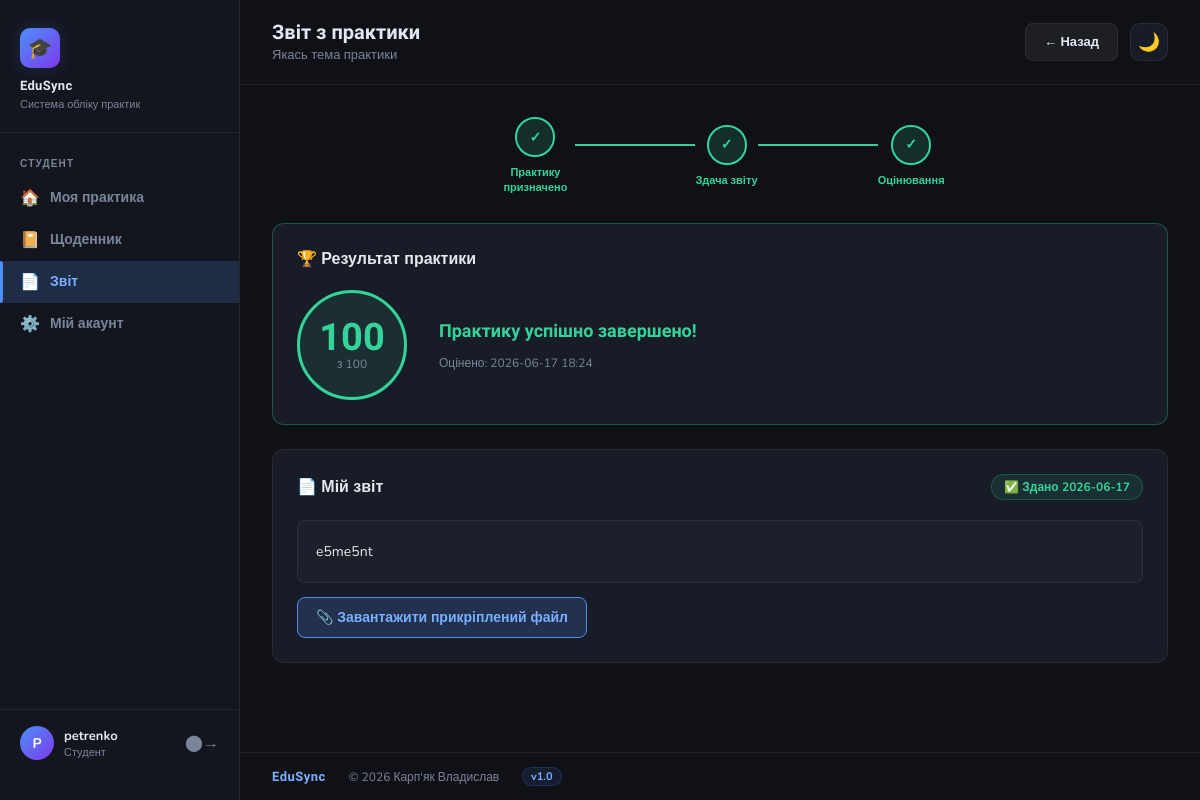
Page /student/report (signed in) on the committed database.
### tables this page shows
CREATE TABLE "practices" (
                id          INTEGER PRIMARY KEY AUTOINCREMENT,
                student_id  INTEGER NOT NULL,
                company_id  INTEGER NOT NULL,
                teacher_id  INTEGER NOT NULL,
                start_date  DATE NOT NULL,
                end_date    DATE NOT NULL,
                topic       TEXT NOT NULL,
                status      TEXT DEFAULT 'assigned'
                            CHECK(status IN ('assigned', 'in_progress', 'submitted', 'graded', 'revision')),
                FOREIGN KEY (student_id) REFERENCES students (id) ON DELETE CASCADE,
                FOREIGN KEY (company_id) REFERENCES companies (id) ON DELETE CASCADE,
                FOREIGN KEY (teacher_id) REFERENCES teachers (id) ON DELETE CASCADE
            );

CREATE TABLE reports (
            id               INTEGER PRIMARY KEY AUTOINCREMENT,
            practice_id      INTEGER UNIQUE NOT NULL,
            content_text     TEXT,
            file_path        TEXT,
            submitted_at     TIMESTAMP DEFAULT CURRENT_TIMESTAMP,
            grade            INTEGER,
            teacher_comment  TEXT,
            graded_at        TIMESTAMP,
            FOREIGN KEY (practice_id) REFERENCES practices (id) ON DELETE CASCADE
        );

### app.py (the view, shortened to what this page needs)
@app.route('/student/report', methods=['GET', 'POST'])
@student_required
def student_report():
    user_id  = get_current_user_id()
    student  = get_student_by_user_id(user_id)
    practice = get_practice_by_student_id(student['id'])
    if not practice:
        flash('Вам ще не призначено практику.', 'warning')
        return redirect(url_for('student_dashboard'))
    report = get_report_by_practice_id(practice['id'])
    return render_template('student/report.html',
                           practice=practice,
                           report=report)

### auth.py (called while the page is built)
def get_current_user_id():
    return session.get('user_id')

def get_current_user_role():
    return session.get('user_role')

def is_logged_in():
    return 'user_id' in session

def student_required(f):
    @wraps(f)
    def decorated_function(*args, **kwargs):
        if not is_logged_in():
            flash('Будь ласка, увійдіть у систему.', 'warning')
            return redirect(url_for('login'))
        if get_current_user_role() != 'student':
            flash('У вас немає доступу до цієї сторінки.', 'danger')
            return redirect(url_for('dashboard'))
        return f(*args, **kwargs)
    return decorated_function

### database.py (called while the page is built)
def get_db_connection():
    conn = sqlite3.connect(DB_NAME)
    conn.execute('PRAGMA foreign_keys = ON')
    conn.row_factory = sqlite3.Row
    return conn

def get_student_by_user_id(user_id):
    conn = get_db_connection()
    student = conn.execute(
        'SELECT * FROM students WHERE user_id = ?', (user_id,)
    ).fetchone()
    conn.close()
    return student

def get_practice_by_student_id(student_id):
    conn = get_db_connection()
    practice = conn.execute('''
        SELECT practices.*,
               companies.name        AS company_name,
               companies.address     AS company_address,
               teachers.full_name    AS teacher_name
        FROM practices
        JOIN companies ON practices.company_id = companies.id
        JOIN teachers  ON practices.teacher_id  = teachers.id
        WHERE practices.student_id = ?
    ''', (student_id,)).fetchone()
    conn.close()
    return practice

def get_report_by_practice_id(practice_id):
    conn = get_db_connection()
    report = conn.execute(
        'SELECT * FROM reports WHERE practice_id = ?', (practice_id,)
    ).fetchone()
    conn.close()
    return report

### templates/student/report.html (shortened to what this page needs)
{% extends 'base.html' %}
{% block page_title %}Звіт з практики{% endblock %}
{% block page_subtitle %}{{ practice.topic }}{% endblock %}
{% block topbar_actions %}
    <a href="{{ url_for('student_dashboard') }}" class="btn btn-secondary">
        ← Назад
    </a>
{% endblock %}
{% block content %}
<div class="progress-steps">
    <div class="step {% if practice.status in ['in_progress', 'assigned', 'submitted', 'graded'] %}step-done{% endif %}">
        <div class="step-circle">✓</div>
        <div class="step-label">Практику призначено</div>
    </div>
    <div class="step-line {% if practice.status in ['submitted', 'graded'] %}line-done{% endif %}"></div>
    <div class="step {% if practice.status in ['submitted', 'graded'] %}step-done{% elif practice.status == 'in_progress' %}step-active{% endif %}">
        <div class="step-circle">
            {% if practice.status in ['submitted', 'graded'] %}✓{% else %}2{% endif %}
        </div>
        <div class="step-label">Здача звіту</div>
    </div>
    <div class="step-line {% if practice.status == 'graded' %}line-done{% endif %}"></div>
    <div class="step {% if practice.status == 'graded' %}step-done{% endif %}">
        <div class="step-circle">
            {% if practice.status == 'graded' %}✓{% else %}3{% endif %}
        </div>
        <div class="step-label">Оцінювання</div>
    </div>
</div>
{% if report and report.grade %}
    <div class="card graded-card">
        <div class="card-header">
            <div class="card-title">🏆 Результат практики</div>
        </div>
        <div class="grade-result">
            <div class="grade-circle-big">
                <div class="grade-num">{{ report.grade }}</div>
                <div class="grade-sub">з 100</div>
            </div>
            <div class="grade-info">
                <div class="grade-status-label">Практику успішно завершено!</div>
                <div class="grade-date">
                    Оцінено: {{ report.graded_at[:16] if report.graded_at else '—' }}
                </div>
            </div>
        </div>
    </div>
    <div class="card">
        <div class="card-header">
            <div class="card-title">📄 Мій звіт</div>
            <span class="submitted-badge">✅ Здано {{ report.submitted_at[:10] if report.submitted_at else '' }}</span>
        </div>
        {% if report.content_text %}
            <div class="report-readonly">{{ report.content_text }}</div>
        {% endif %}
        {% if report.file_path %}
            <a href="{{ url_for('download_report_file', practice_id=practice.id) }}"
               class="file-download-link">
                📎 Завантажити прикріплений файл
            </a>
        {% endif %}
    </div>
{% endif %}
{% endblock %}

### templates/base.html (style rules this page uses)
:root { --bg: #0f1117; --bg-card: #181c27; --bg-sidebar: #13161f; --accent: #4f8ef7; --accent-light: #7aaeff; --accent-glow: rgba(79, 142, 247, 0.18); --success: #34d399; --warning: #fbbf24; --danger: #f87171; --info: #60a5fa; --text: #e2e8f0; --text-muted: #7a8599; --border: rgba(255,255,255,0.07); --sidebar-w: 240px; --radius: 12px; }
body, .sidebar, .card, .topbar, .form-control, .stat-card, .nav-link, .btn { transition: background-color 0.25s ease, color 0.25s ease, border-color 0.25s ease; }
*, *::before, *::after { box-sizing: border-box; margin: 0; padding: 0; }
body { font-family: 'Nunito', sans-serif; background: var(--bg); color: var(--text); min-height: 100vh; display: flex; }
a { color: var(--accent-light); text-decoration: none; }
.card { background: var(--bg-card); border: 1px solid var(--border); border-radius: var(--radius); padding: 24px; margin-bottom: 24px; }
.card-header { display: flex; align-items: center; justify-content: space-between; margin-bottom: 20px; }
.card-title { font-size: 16px; font-weight: 700; color: var(--text); }
.btn { display: inline-flex; align-items: center; gap: 6px; padding: 9px 18px; border-radius: 8px; font-family: 'Nunito', sans-serif; font-size: 13px; font-weight: 700; cursor: pointer; border: none; transition: all 0.2s; text-decoration: none; }
.btn-secondary { background: rgba(255,255,255,0.06); color: var(--text); border: 1px solid var(--border); }

### templates/student/report.html (style rules this page uses)
.progress-steps { display: flex; align-items: center; justify-content: center; margin-bottom: 28px; gap: 0; }
.step { display: flex; flex-direction: column; align-items: center; gap: 8px; }
.step-circle { width: 40px; height: 40px; border-radius: 50%; border: 2px solid var(--border); display: flex; align-items: center; justify-content: center; font-size: 14px; font-weight: 700; color: var(--text-muted); background: var(--bg-card); transition: all 0.3s; }
.step-label { font-size: 11px; font-weight: 700; color: var(--text-muted); text-align: center; max-width: 80px; }
.step.step-done .step-circle { background: rgba(52,211,153,0.15); border-color: #34d399; color: #34d399; }
.step.step-done .step-label { color: #34d399; }
.step-line { flex: 1; height: 2px; background: var(--border); min-width: 60px; max-width: 120px; margin-bottom: 22px; transition: background 0.3s; }
.step-line.line-done { background: #34d399; }
.graded-card { border-color: rgba(52,211,153,0.3); }
.grade-result { display: flex; align-items: center; gap: 32px; }
.grade-circle-big { width: 110px; height: 110px; border-radius: 50%; background: rgba(52,211,153,0.1); border: 3px solid #34d399; display: flex; flex-direction: column; align-items: center; justify-content: center; flex-shrink: 0; }
.grade-num { font-family: 'Raleway', sans-serif; font-size: 38px; font-weight: 800; color: #34d399; line-height: 1; }
.grade-sub { font-size: 12px; color: var(--text-muted); }
.grade-status-label { font-family: 'Raleway', sans-serif; font-size: 18px; font-weight: 700; color: #34d399; margin-bottom: 14px; }
.grade-date { font-size: 12px; color: var(--text-muted); }
.submitted-badge { font-size: 12px; font-weight: 700; color: var(--success); background: rgba(52,211,153,0.1); border: 1px solid rgba(52,211,153,0.25); padding: 4px 12px; border-radius: 20px; }
.report-readonly { font-size: 14px; color: var(--text); line-height: 1.8; white-space: pre-wrap; background: rgba(255,255,255,0.02); border: 1px solid var(--border); border-radius: 8px; padding: 18px; }
.file-download-link { display: inline-flex; align-items: center; gap: 8px; margin-top: 14px; padding: 10px 18px; background: var(--accent-glow); border: 1px solid var(--accent); border-radius: 8px; color: var(--accent-light); font-size: 14px; font-weight: 700; text-decoration: none; transition: all 0.2s; }

### rows in the picture
practices: topic "Якась тема практики"
reports: grade "100", graded_at "2026-06-17 18:24", submitted_at "2026-06-17", content_text "e5me5nt"

### other values in the picture
{{ session.get('user_login', '?')[0].upper() }} "P"
{{ session.get('user_login', '') }} "petrenko"
